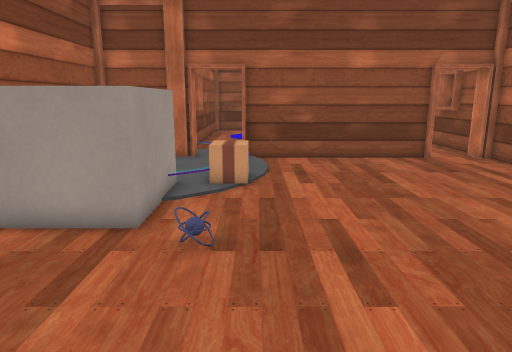
View 1 (above)

17 first-person views from a walk through a level from a Godot 3-D game. The camera is 1.5 m above the floor, tilts 12° down and sees 70° across. The floor is counted in squares, 0.5 m on a side. Each view is taken from the middle of a square. On the plan, view 1 faces up. The plan holds only what a view shows up to about 20 squares ahead; the rest is blank. Some surface patterns are stand-ins.

View 2
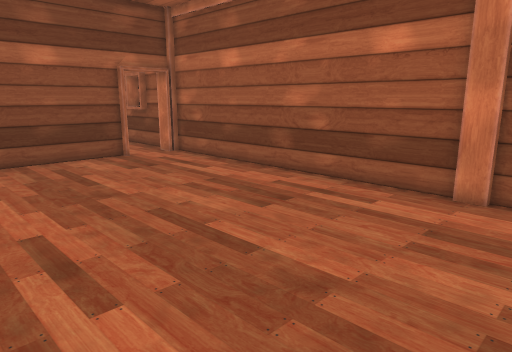

View 3
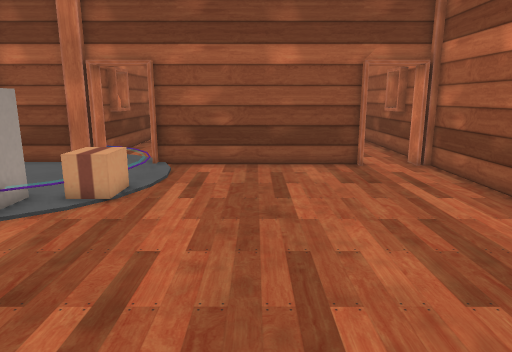

View 4
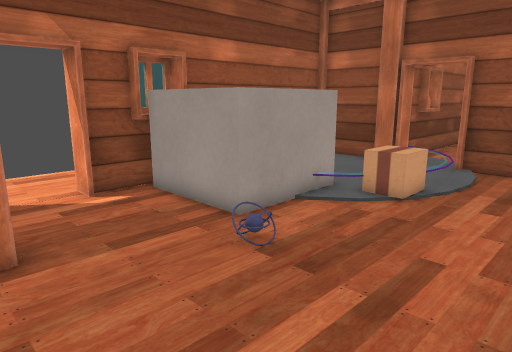

View 5
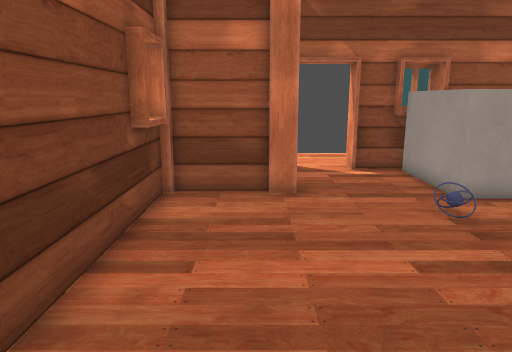

View 6
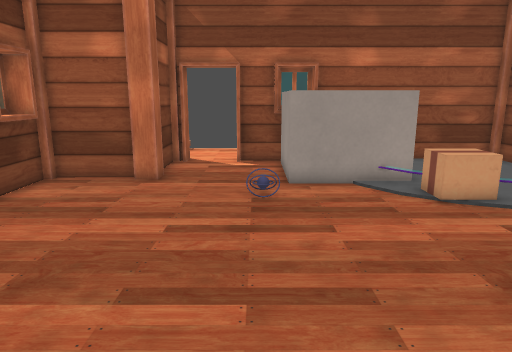

View 7
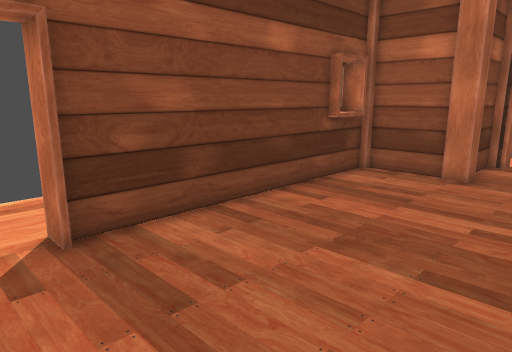

View 8
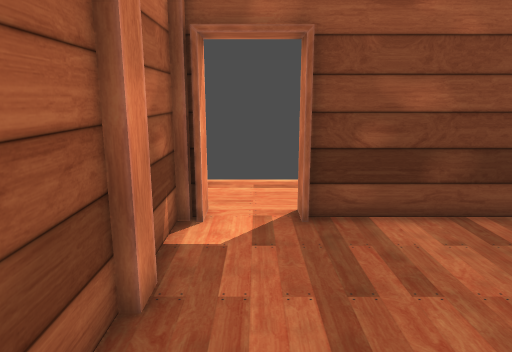

View 9
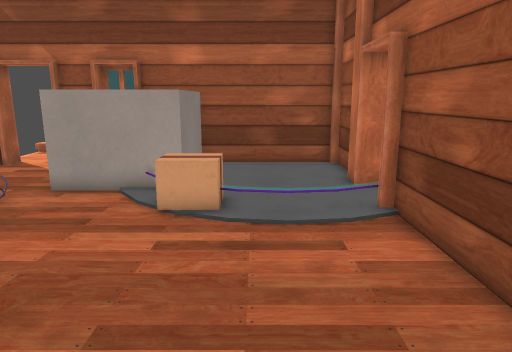

View 10
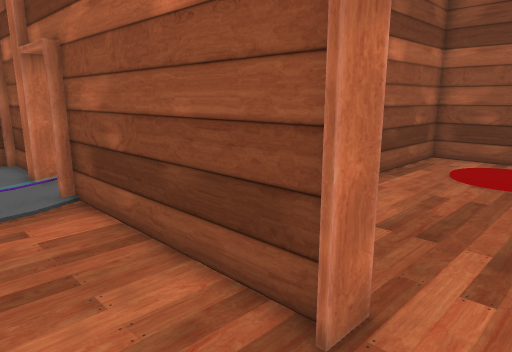

View 11
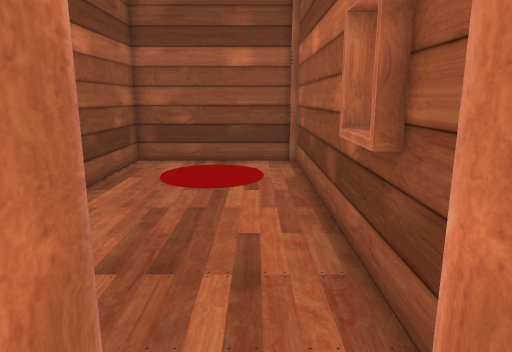

View 12
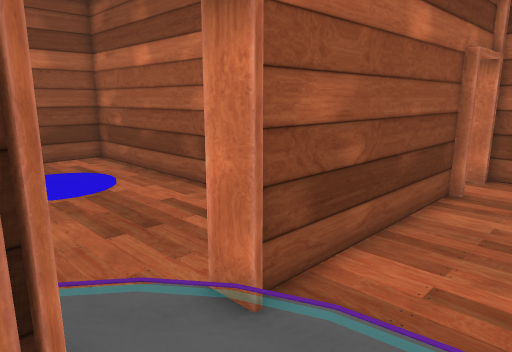

View 13
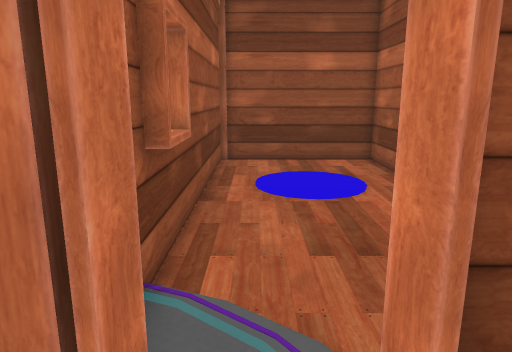

View 14
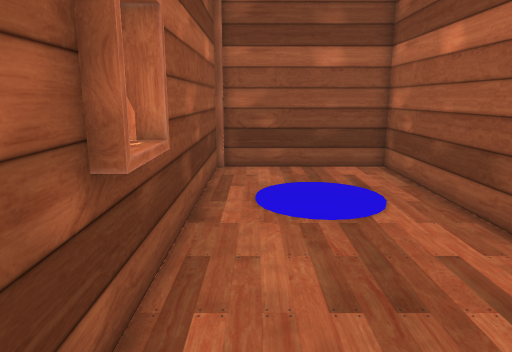

View 15
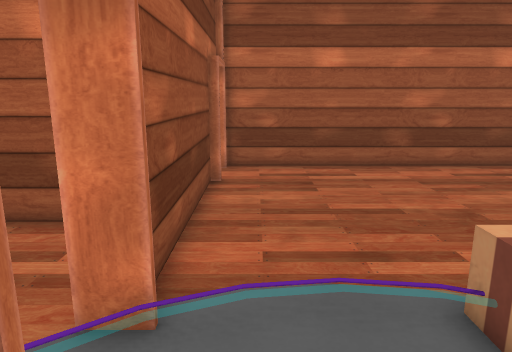

View 16
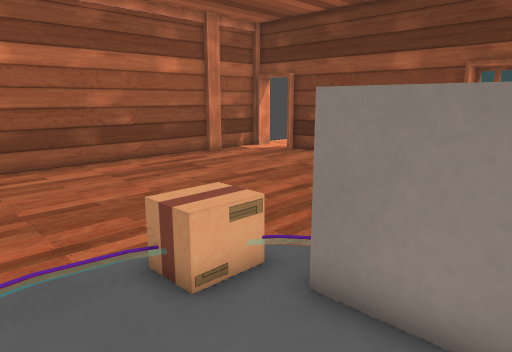

View 17
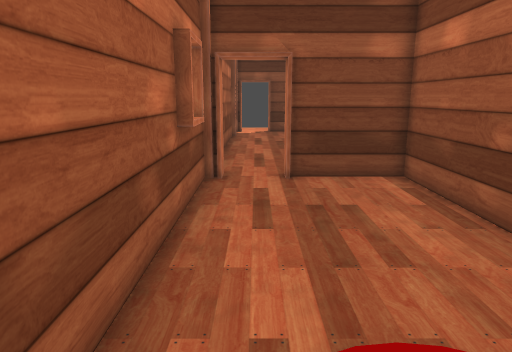

### Floor plan
Key: @ floor where view 1 was taken; # wall or solid block; . floor; / step, stairs or slope; B box; F flashlight; O other object.
Columns run from 12 left of view 1 to 12 right of it. Each row starts with its distance up from view 1.
 35                ##########
 34          ########.......#
 33          #......#.......#
 32          #......#.......#
 31          #......#.......#
 30          #......#.......#
 29          #......#.......#
 28          #......#.......#
 27          #......#.......#
 26          #......#.......#
 25          #......#.......#
 24          #......#.......#
 23         ##......#.......#
 22         ##......#.......#
 21         #.......#.......#
 20         #.....  #.......#
 19     ######.###########.##
 18     #...##.............##
 17     #...................#
 16     #...................#
 15     #...................#
 14     #.....BBB...........#
 13     #OOOOOBBB...........#
 12     #    O/B............#
 11     #    O..............#
 10     #    O..............#
  9     #    O..............#
  8     #OOOOO..............#
  7 ... #......F............#
  6 ....#...................#
  5 ........................#
  4  .......................#
  3  .. #####...............#
  2         #...............#
  1         #...............#
  0         ## .@...........#
 -1           ############.##
 -2                      ..#
 -3                      ...
 -4                     .....
 -5                     .....

Where each view was taken, in squares from view 1:
view 1: 0 up, 0 right, facing up
view 2: 0 up, 0 right, facing up-right
view 3: 2 up, 4 right, facing up
view 4: 2 up, 4 right, facing up-left
view 5: 2 up, 8 right, facing left
view 6: 7 up, 10 right, facing left
view 7: 7 up, 11 right, facing down-left
view 8: 8 up, 10 right, facing down
view 9: 15 up, 9 right, facing left
view 10: 15 up, 11 right, facing up-left
view 11: 17 up, 10 right, facing up
view 12: 15 up, 4 left, facing up-right
view 13: 16 up, 2 left, facing up
view 14: 18 up, 2 left, facing up
view 15: 17 up, 5 left, facing right
view 16: 17 up, 6 left, facing down-right
view 17: 33 up, 10 right, facing down
